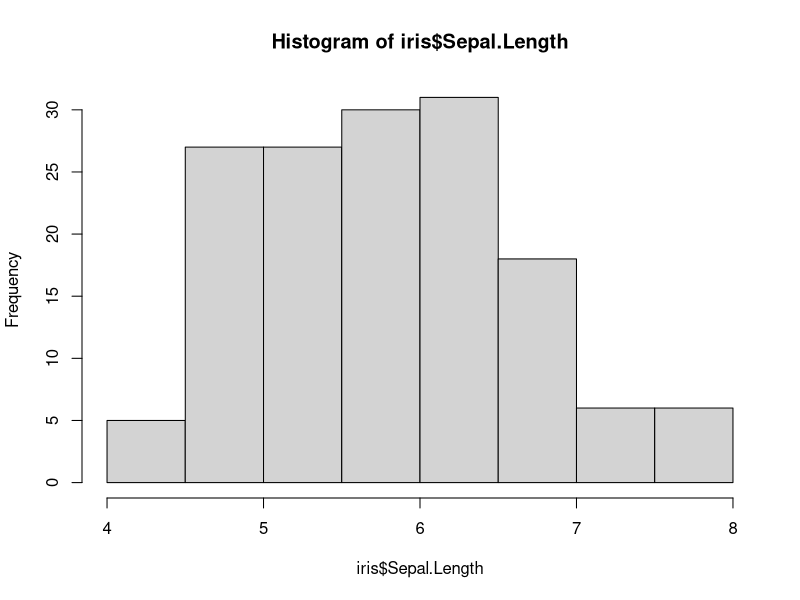
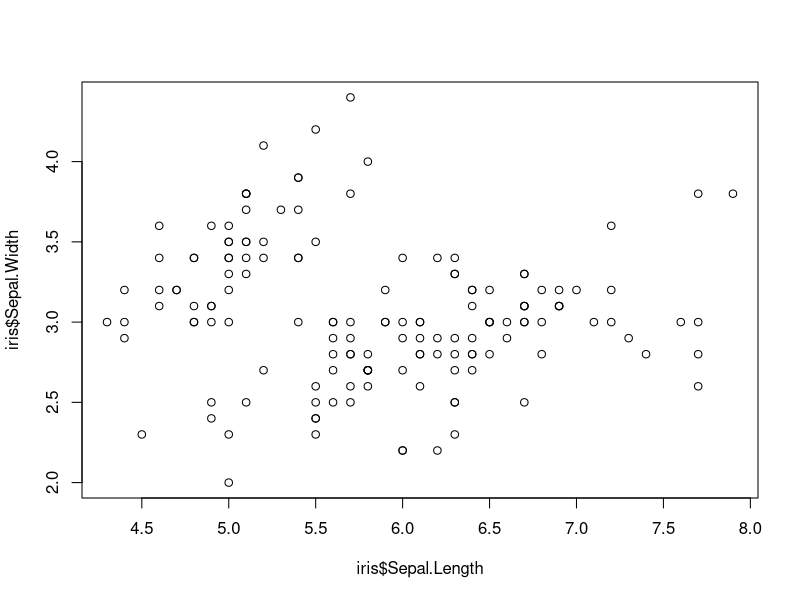

Source code (R) for these figures, in order:
## ---- chunk 1
knitr::opts_chunk$set(echo = TRUE)
## ---- chunk 2
str(iris)
summary(iris)
## ---- chunk 3
hist(iris$Sepal.Length)
## ---- chunk 4
plot(iris$Sepal.Length,iris$Sepal.Width)
